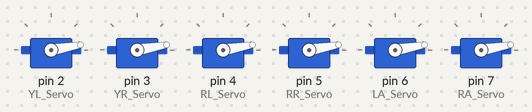
Recording of a sketch running on a simulated Arduino Uno, built with avr-gcc and run on an emulated ATmega328P. Parts: 6 × servo.

Above: at 0.1 s.
At 3.1 s:
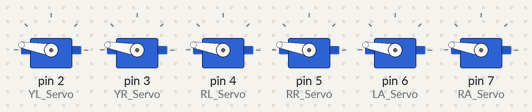
At 6.1 s:
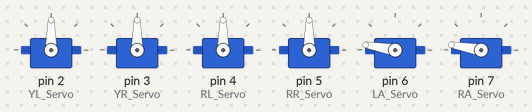
At 6.6 s:
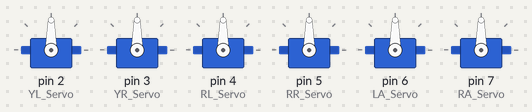
Timing chart, 0 to 8.1 s (numbered marks = the images above):
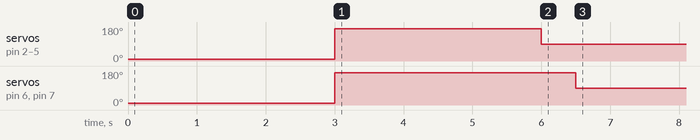

Measured:
- by itself, servo on pin 6 (LA_Servo), servo on pin 7 (RA_Servo): 10° → 170° at 3.0 s, → 90° 3.5 s later
- by itself, servo on pin 2 (YL_Servo), servo on pin 3 (YR_Servo), servo on pin 4 (RL_Servo), servo on pin 5 (RR_Servo): 10° → 170° at 3.0 s, → 90° 3.0 s later

The sketch:

OttoH_Align_V9.ino
```cpp
//----------------------------------------------------------------
//-- Otto Align
//-- This code will make the servo motors to find the "center" position for assembly
//-- March 2020: Designed to work with the Otto Humanoid but could be compatible with Otto DIY, PLUS or other biped robots
/******************************************************************************************************
  Make sure to have installed all libraries: https://wikifactory.com/+OttoDIY/humanoid/
  Otto DIY invests time and resources providing open source code and hardware,
  please support by purchasing kits from (https://www.ottodiy.com)

  BSD license, all text above must be included in any redistribution
 *******************************************************************/
//-----------------------------------------------------------------
#include <Servo.h>
//-- First step: Configure the pins where the servos are attached
/*             --------
  RIGHT ARM 7 |  O  O  | LEFT ARM 6
              |--------|
  RIGHT LEG 3 |        | LEFT LEG 2
               --------
               ||     ||
RIGHT FOOT 5 |---     ---| LEFT FOOT 4
*/
Servo YL_Servo;  // create servo object to control a YL 2
Servo YR_Servo;  // create servo object to control a YR 3
Servo RL_Servo;  // create servo object to control a RL 4
Servo RR_Servo;  // create servo object to control a RR 5
Servo LA_Servo;  // create servo object to control a RR 6
Servo RA_Servo;  // create servo object to control a RR 7

int minim = 10;
int maxim = 170;

void setup() {
  YL_Servo.attach(2);  // attaches the servo on pin 2 to the servo object 1
  YR_Servo.attach(3);  // attaches the servo on pin 3 to the servo object 2
  RL_Servo.attach(4);  // attaches the servo on pin 4 to the servo object 3
  RR_Servo.attach(5);  // attaches the servo on pin 5 to the servo object 4
  LA_Servo.attach(6);  // attaches the servo on pin 5 to the servo object 5
  RA_Servo.attach(7);  // attaches the servo on pin 5 to the servo object 6

  YL_Servo.write(minim);                  // sets the servo 1 position
  YR_Servo.write(minim);                  // sets the servo 2 position
  RL_Servo.write(minim);                  // sets the servo 3 position
  RR_Servo.write(minim);                  // sets the servo 4 position
  LA_Servo.write(minim);                  // sets the servo 5 position
  RA_Servo.write(minim);                  // sets the servo 6 position
delay(3000);
  YL_Servo.write(maxim);                  // sets the servo 1 position
  YR_Servo.write(maxim);                  // sets the servo 2 position
  RL_Servo.write(maxim);                  // sets the servo 3 position
  RR_Servo.write(maxim);                  // sets the servo 4 position
  LA_Servo.write(maxim);                  // sets the servo 5 position
  RA_Servo.write(maxim);                  // sets the servo 6 position
delay(3000);
}

void loop() {
  YL_Servo.write(90);                  // sets the servo 1 position
  YR_Servo.write(90);                  // sets the servo 2 position
  RL_Servo.write(90);                  // sets the servo 3 position
  RR_Servo.write(90);                  // sets the servo 4 position
  delay(500);
  LA_Servo.write(90);                  // sets the servo 5 position
  RA_Servo.write(90);                  // sets the servo 6 position
}
```
